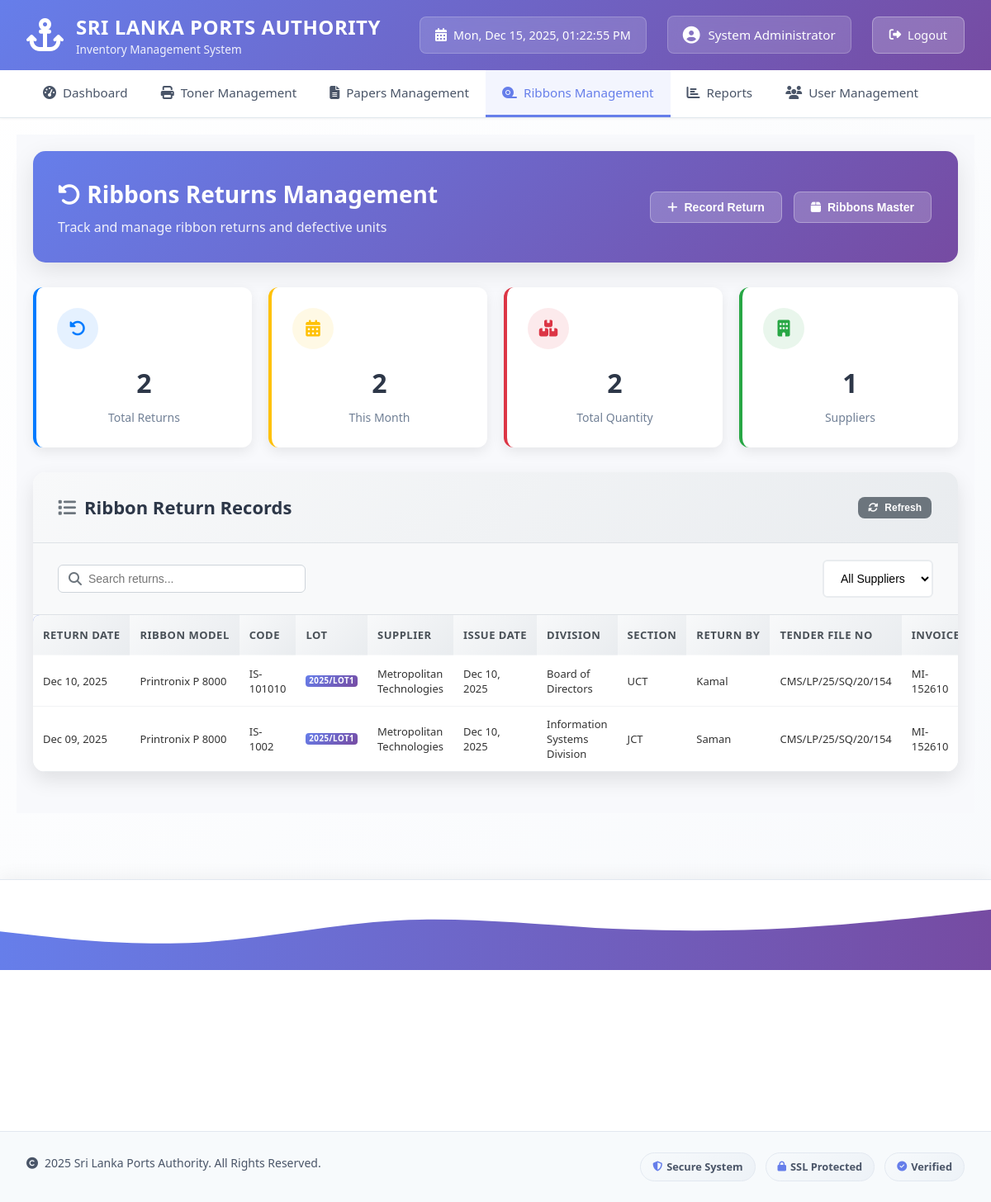
/pages/ribbons_return.php (signed in), run on the app's committed database.
### tables this page shows
CREATE TABLE `ribbons_return` (
  `return_id` int(11) NOT NULL,
  `ribbon_id` int(11) NOT NULL,
  `code` varchar(50) DEFAULT NULL,
  `ribbon_model` varchar(100) NOT NULL,
  `supplier_name` varchar(100) DEFAULT NULL,
  `tender_file_no` varchar(150) DEFAULT NULL,
  `lot` varchar(50) DEFAULT NULL,
  `invoice` varchar(100) DEFAULT NULL,
  `quantity` int(11) NOT NULL,
  `division` varchar(100) DEFAULT NULL,
  `section` varchar(100) DEFAULT NULL,
  `return_by` varchar(150) DEFAULT NULL,
  `reason` text DEFAULT NULL,
  `remarks` text DEFAULT NULL,
  `return_date` date NOT NULL,
  `issue_date` date DEFAULT NULL,
  `receiving_date` date DEFAULT NULL
);

### pages/ribbons_return.php (the view, shortened to what this page needs)
<?php
require_once '../includes/db.php';
$returns = [];
try {
    $result = $conn->query("SELECT * FROM ribbons_return ORDER BY return_date DESC, return_id DESC");
    if ($result) {
        while ($row = $result->fetch_assoc()) {
            $returns[] = $row;
        }
    }
} catch (Exception $e) {
    $_SESSION['message'] = 'Database error: ' . $e->getMessage();
    $_SESSION['message_type'] = 'error';
}
$total_returns = count($returns);
$recent_returns = 0;
$total_quantity = 0;
$unique_suppliers = [];
foreach ($returns as $return) {
    if (date('Y-m', strtotime($return['return_date'])) == date('Y-m')) {
        $recent_returns++;
    }
    $total_quantity += $return['quantity'];
    if (!empty($return['supplier_name'])) {
        $unique_suppliers[$return['supplier_name']] = true;
    }
}
$supplier_count = count($unique_suppliers);
include '../includes/header.php';
?>
<div class="page-container">
    <div class="page-header">
        <div class="header-content">
            <div class="header-text">
                <h1>
                    <i class="fas fa-undo-alt"></i>
                    Ribbons Returns Management
                </h1>
                <p>Track and manage ribbon returns and defective units</p>
            </div>
            <div class="header-actions">
                <button class="btn btn-primary" onclick="openModal('returnRibbonModal')">
                    <i class="fas fa-plus"></i>
                    Record Return
                </button>
                <button class="btn btn-secondary" onclick="window.location.href='ribbons_master.php'">
                    <i class="fas fa-box"></i>
                    Ribbons Master
                </button>
            </div>
        </div>
    </div>
    <div class="stats-grid">
        <div class="stat-card primary">
            <div class="stat-icon">
                <i class="fas fa-undo-alt"></i>
            </div>
            <div class="stat-value"><?php echo $total_returns; ?></div>
            <div class="stat-label">Total Returns</div>
        </div>
        <div class="stat-card warning">
            <div class="stat-icon">
                <i class="fas fa-calendar-alt"></i>
            </div>
            <div class="stat-value"><?php echo $recent_returns; ?></div>
            <div class="stat-label">This Month</div>
        </div>
        <div class="stat-card danger">
            <div class="stat-icon">
                <i class="fas fa-boxes"></i>
            </div>
            <div class="stat-value"><?php echo $total_quantity; ?></div>
            <div class="stat-label">Total Quantity</div>
        </div>
        <div class="stat-card success">
            <div class="stat-icon">
                <i class="fas fa-building"></i>
            </div>
            <div class="stat-value"><?php echo $supplier_count; ?></div>
            <div class="stat-label">Suppliers</div>
        </div>
    </div>
    <div class="content-card">
        <div class="card-header">
            <h2>
                <i class="fas fa-list"></i>
                Ribbon Return Records
            </h2>
            <div class="header-actions">
                <button class="btn btn-secondary btn-sm" onclick="refreshTable()">
                    <i class="fas fa-sync-alt"></i>
                    Refresh
                </button>
            </div>
        </div>
        <div class="table-controls">
            <div class="search-box">
                <i class="fas fa-search"></i>
                <input type="text" id="searchInput" placeholder="Search returns..." onkeyup="filterTable()">
            </div>
            <div style="display: flex; gap: 10px;">
                <select id="supplierFilter" class="form-control" onchange="filterTable()">
                    <option value="">All Suppliers</option>
                </select>
            </div>
        </div>
        <?php if (empty($returns)): ?>
            <div class="no-data">
                <i class="fas fa-undo-alt"></i>
                <h3>No Return Records Found</h3>
                <p>Start by recording your first ribbon return.</p>
                <button class="btn btn-primary" onclick="openModal('returnRibbonModal')">
                    <i class="fas fa-plus"></i>
                    Record First Return
                </button>
            </div>
        <?php else: ?>
            <div class="table-responsive">
                <table id="returnsTable" class="data-table">
                    <thead>
                        <tr>
                            <th>Return Date</th>
                            <th>Ribbon Model</th>
                            <th>Code</th>
                            <th>LOT</th>
                            <th>Supplier</th>
                            <th>Issue Date</th>
                            <th>Division</th>
                            <th>Section</th>
                            <th>Return By</th>
                            <th>Tender File No</th>
                            <th>Invoice</th>
                        </tr>
                    </thead>
                    <tbody>
                        <?php foreach ($returns as $return): ?>
                            <tr>
                                <td><?php echo date('M d, Y', strtotime($return['return_date'])); ?></td>
                                <td><?php echo htmlspecialchars($return['ribbon_model']); ?></td>
                                <td><?php echo htmlspecialchars($return['code'] ?: 'N/A'); ?></td>
                                <td>
                                    <?php if (!empty($return['lot']) && $return['lot'] != '0'): ?>
                                        <span class="badge badge-lot">
                                            <?php echo htmlspecialchars($return['lot']); ?>
                                        </span>
                                    <?php else: ?>
                                        <span style="color: #999;">N/A</span>
                                    <?php endif; ?>
                                </td>
                                <td><?php echo htmlspecialchars($return['supplier_name'] ?: 'N/A'); ?></td>
                                <td><?php echo $return['issue_date'] ? date('M d, Y', strtotime($return['issue_date'])) : 'N/A'; ?></td>
                                <td><?php echo htmlspecialchars($return['division'] ?: 'N/A'); ?></td>
                                <td><?php echo htmlspecialchars($return['section'] ?: 'N/A'); ?></td>
                                <td><?php echo htmlspecialchars($return['return_by'] ?: 'N/A'); ?></td>
                                <td>
                                    <?php
                                    $tender = $return['tender_file_no'];
                                    echo ($tender && $tender != '0') ? htmlspecialchars($tender) : '<span style="color: #999;">N/A</span>';
                                    ?>
                                </td>
                                <td><?php echo htmlspecialchars($return['invoice'] ?: 'N/A'); ?></td>
                            </tr>
                        <?php endforeach; ?>
                    </tbody>
                </table>
            </div>
        <?php endif; ?>
    </div>
</div>
<?php include '../includes/footer.php'; ?>

### data on the page
ribbons_return: return_date "Dec 10, 2025", ribbon_model "Printronix P 8000", code "IS-101010", lot "2025/LOT1", supplier_name "Metropolitan Technologies", issue_date "Dec 10, 2025", division "Board of Directors", section "UCT", return_by "Kamal", tender_file_no "CMS/LP/25/SQ/20/154", invoice "MI-152610"
ribbons_return: return_date "Dec 09, 2025", ribbon_model "Printronix P 8000", code "IS-1002", lot "2025/LOT1", supplier_name "Metropolitan Technologies", issue_date "Dec 10, 2025", division "Information Systems Division", section "JCT", return_by "Saman", tender_file_no "CMS/LP/25/SQ/20/154", invoice "MI-152610"

### other printed values
$_SESSION['full_name'] "System Administrator"
$total_returns "2"
$recent_returns "2"
$total_quantity "2"
$supplier_count "1"
